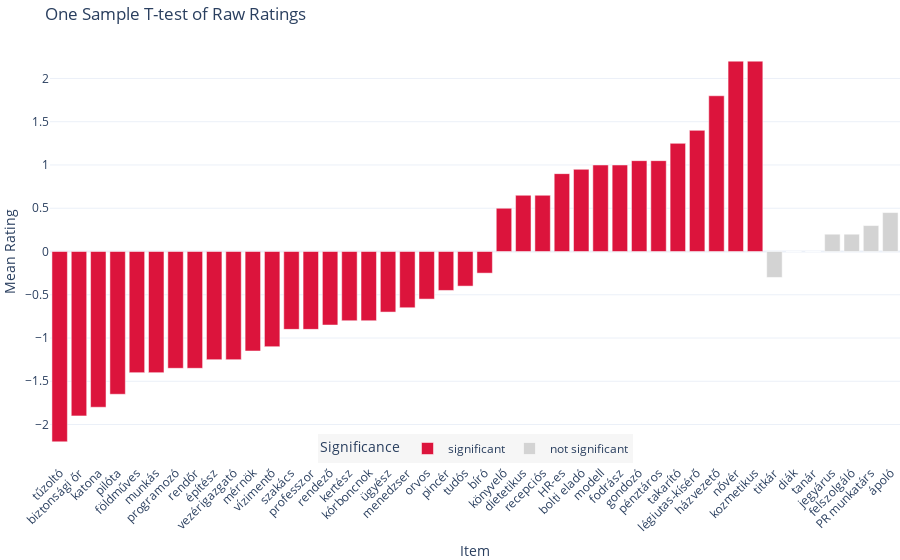

Write notebook code for a chart like this one.
### Code cell
# Sort by mean for better readability
df_results_sorted = df_results.sort_values(by='mean')

# Create color labels
df_results_sorted['Significance'] = df_results_sorted['significant'].map({True: 'significant', False: 'not significant'})

# Plot
fig = px.bar(
    df_results_sorted,
    x='item',
    y='mean',
    color='Significance',
    color_discrete_map={'significant': 'crimson', 'not significant': 'lightgray'},
    title='One Sample T-test of Raw Ratings',
    labels={'item': 'Item', 'mean': 'Mean Rating'},
    # On hover, Show the item, mean rating, and p-value    
    hover_data=['item', 'mean', 'p_value'],
    # Edit hovertemplate to show item, mean, and p-value
    
)

fig.update_layout(
    xaxis_tickangle=-45,
    template='plotly_white',
    margin=dict(l=0, r=0, t=40, b=0),
    legend=dict(
        orientation='h',
        yanchor='bottom',
        y=0,
        xanchor='center',
        x=0.5,
        bgcolor='rgba(220, 220, 220, 0.25)',
    )
)

# Show
fig.show()

# # Save it as html
# fig.write_html('occupations_ttest_hu.html')
# fig.write_image('occupations_ttest_hu.png', scale=3, width=1000, height=400)

### Figure 1 — Plotly figure (JSON) as saved in the notebook; plotly's stock layout.template omitted (floating-point values rounded to 4 significant figures)
{"data": [{"customdata": [[8.478e-11], [8.075e-14], [4.798e-10], [2.436e-08], [1.982e-08], [3.374e-07], [1.387e-07], [4.949e-07], [2.727e-06], [2.419e-07], [4.506e-06], [1.461e-05], [2.1e-05], [0.0002983], [6.343e-05], [0.0003932], [0.0003932], [0.0009482], [0.0003581], [0.0006576], [0.0464], [0.007523], [0.02099], [0.02099], [0.0003581], [0.002012], [6.259e-05], [5.742e-05], [0.0001055], [4.986e-05], [0.0004113], [1.752e-05], [4.823e-05], [3.374e-07], [7.226e-08], [3.42e-10], [1.794e-12]], "hovertemplate": "Significance=significant<br>Item=%{x}<br>Mean Rating=%{y}<br>p_value=%{customdata[0]}<extra></extra>", "legendgroup": "significant", "marker": {"color": "crimson", "pattern": {"shape": ""}}, "name": "significant", "orientation": "v", "showlegend": true, "textposition": "auto", "type": "bar", "x": ["tűzoltó", "biztonsági őr", "katona", "pilóta", "földműves", "munkás", "programozó", "rendőr", "építész", "vezérigazgató", "mérnök", "vízimentő", "szakács", "professzor", "rendező", "kertész", "kórboncnok", "ügyész", "menedzser", "orvos", "pincér", "tudós", "bíró", "könyvelő", "dietetikus", "recepciós", "HR-es", "bolti eladó", "modell", "fodrász", "gondozó", "pénztáros", "takarító", "légiutas-kísérő", "házvezető", "nővér", "kozmetikus"], "xaxis": "x", "y": [-2.2, -1.9, -1.8, -1.65, -1.4, -1.4, -1.35, -1.35, -1.25, -1.25, -1.15, -1.1, -0.9, -0.9, -0.85, -0.8, -0.8, -0.7, -0.65, -0.55, -0.45, -0.4, -0.25, 0.5, 0.65, 0.65, 0.9, 0.95, 1.0, 1.0, 1.05, 1.05, 1.25, 1.4, 1.8, 2.2, 2.2], "yaxis": "y"}, {"customdata": [[0.2674], [NaN], [1.0], [0.2585], [0.1625], [0.08281], [0.1543]], "hovertemplate": "Significance=not significant<br>Item=%{x}<br>Mean Rating=%{y}<br>p_value=%{customdata[0]}<extra></extra>", "legendgroup": "not significant", "marker": {"color": "lightgray", "pattern": {"shape": ""}}, "name": "not significant", "orientation": "v", "showlegend": true, "textposition": "auto", "type": "bar", "x": ["titkár", "diák", "tanár", "jegyárus", "felszolgáló", "PR munkatárs", "ápoló"], "xaxis": "x", "y": [-0.3, 0.0, 0.0, 0.2, 0.2, 0.3, 0.45], "yaxis": "y"}], "layout": {"barmode": "relative", "legend": {"bgcolor": "rgba(220, 220, 220, 0.25)", "orientation": "h", "title": {"text": "Significance"}, "tracegroupgap": 0, "x": 0.5, "xanchor": "center", "y": 0, "yanchor": "bottom"}, "margin": {"b": 0, "l": 0, "r": 0, "t": 40}, "title": {"text": "One Sample T-test of Raw Ratings"}, "xaxis": {"anchor": "y", "domain": [0, 1], "tickangle": -45, "title": {"text": "Item"}}, "yaxis": {"anchor": "x", "domain": [0, 1], "title": {"text": "Mean Rating"}}}}
